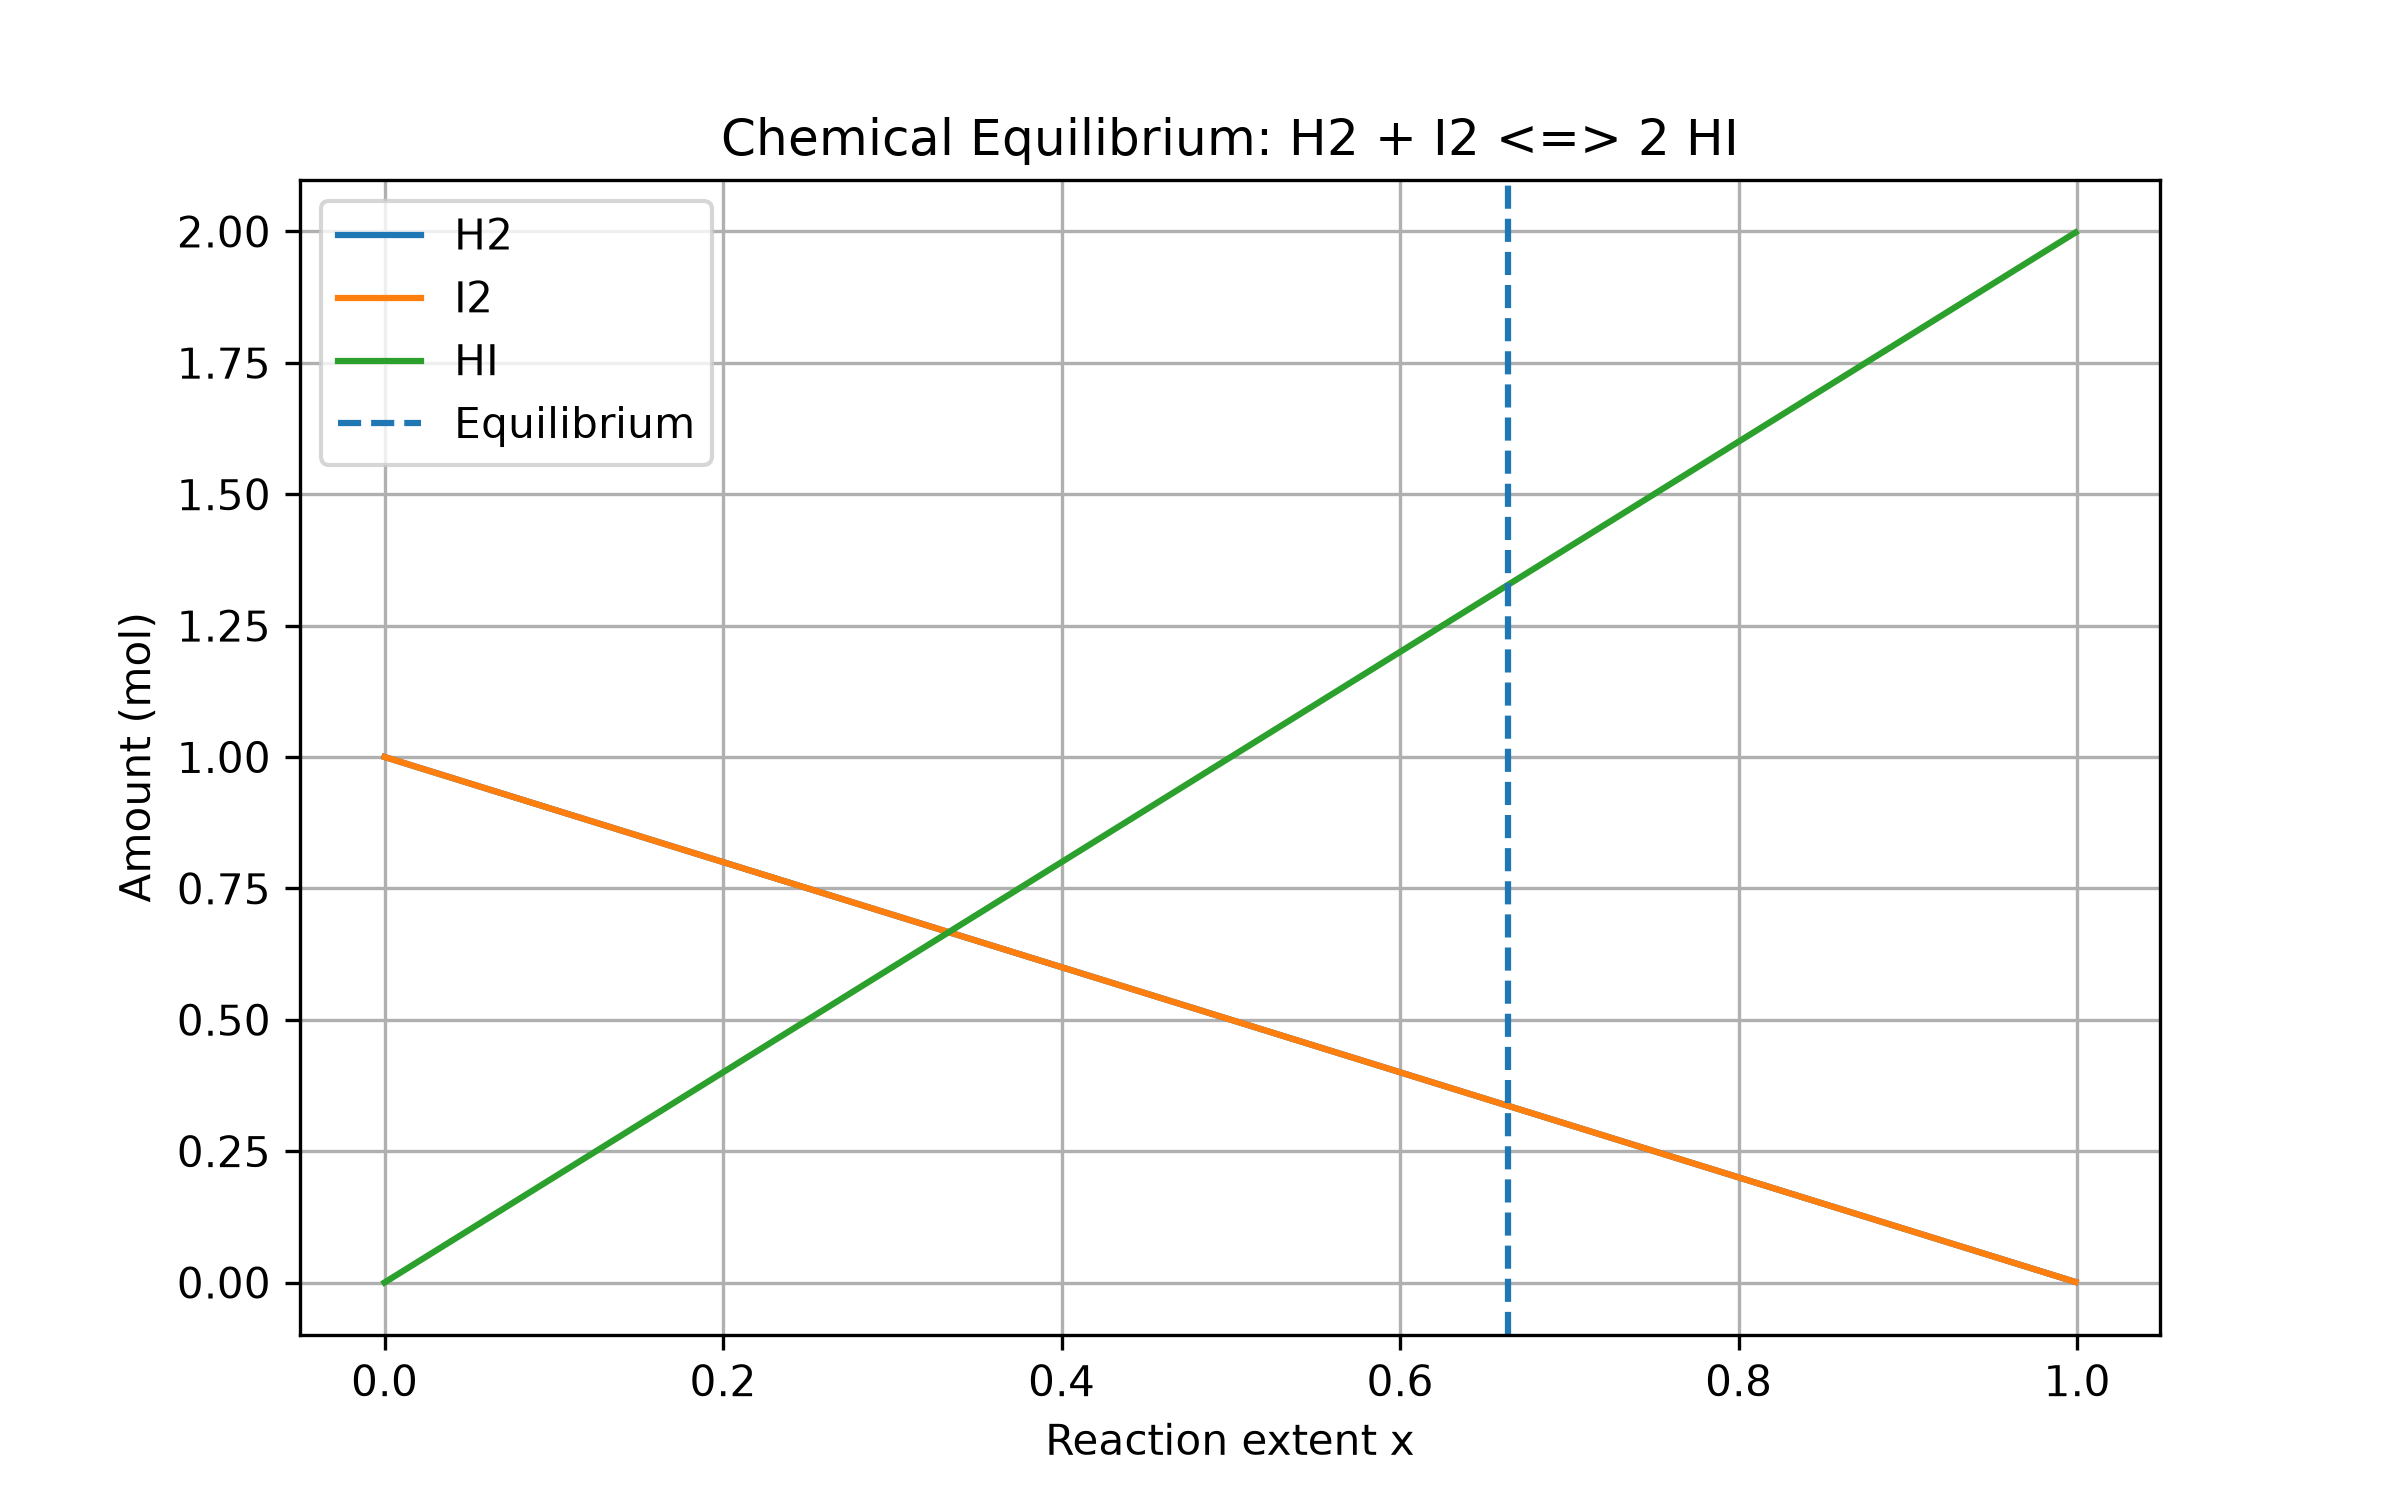

The script that saved this image:
"""
PW2 Lab B Part 4 -- chemical equilibrium via the equilibrium constant K.

Reaction H2 + I2 <=> 2 HI, starting from 1 mol H2 and 1 mol I2.
"""

import numpy as np
import matplotlib.pyplot as plt
from scipy.optimize import newton, minimize


K = 15.6
a = b = 1.0


# ---------- Equilibrium equation ----------

def k_imbalance(x):
    return (2 * x)**2 / ((a - x) * (b - x)) - K


# ---------- Method 1: Newton root-finding ----------

x_newton = newton(k_imbalance, x0=0.5)

print("Newton x:", x_newton)


# ---------- Method 2: SLSQP minimization ----------

def squared_imbalance(x):
    return k_imbalance(x[0])**2


result = minimize(
    squared_imbalance,
    x0=[0.5],
    method="SLSQP",
    bounds=[(0, 0.999)]
)

x_slsqp = result.x[0]

print("SLSQP x:", x_slsqp)
print("Difference:", abs(x_newton - x_slsqp))


# ---------- Equilibrium amounts ----------

H2_eq = a - x_newton
I2_eq = b - x_newton
HI_eq = 2 * x_newton

print("\nEquilibrium amounts:")
print("H2:", H2_eq, "mol")
print("I2:", I2_eq, "mol")
print("HI:", HI_eq, "mol")


# ---------- Plot ----------

x_values = np.linspace(0, 0.999, 300)

H2_values = a - x_values
I2_values = b - x_values
HI_values = 2 * x_values

plt.figure(figsize=(8, 5))

plt.plot(x_values, H2_values, label="H2")
plt.plot(x_values, I2_values, label="I2")
plt.plot(x_values, HI_values, label="HI")

plt.axvline(
    x_newton,
    linestyle="--",
    label="Equilibrium"
)

plt.xlabel("Reaction extent x")
plt.ylabel("Amount (mol)")
plt.title("Chemical Equilibrium: H2 + I2 <=> 2 HI")
plt.legend()
plt.grid(True)

plt.savefig("equilibrium.png", dpi=300)
plt.show()
